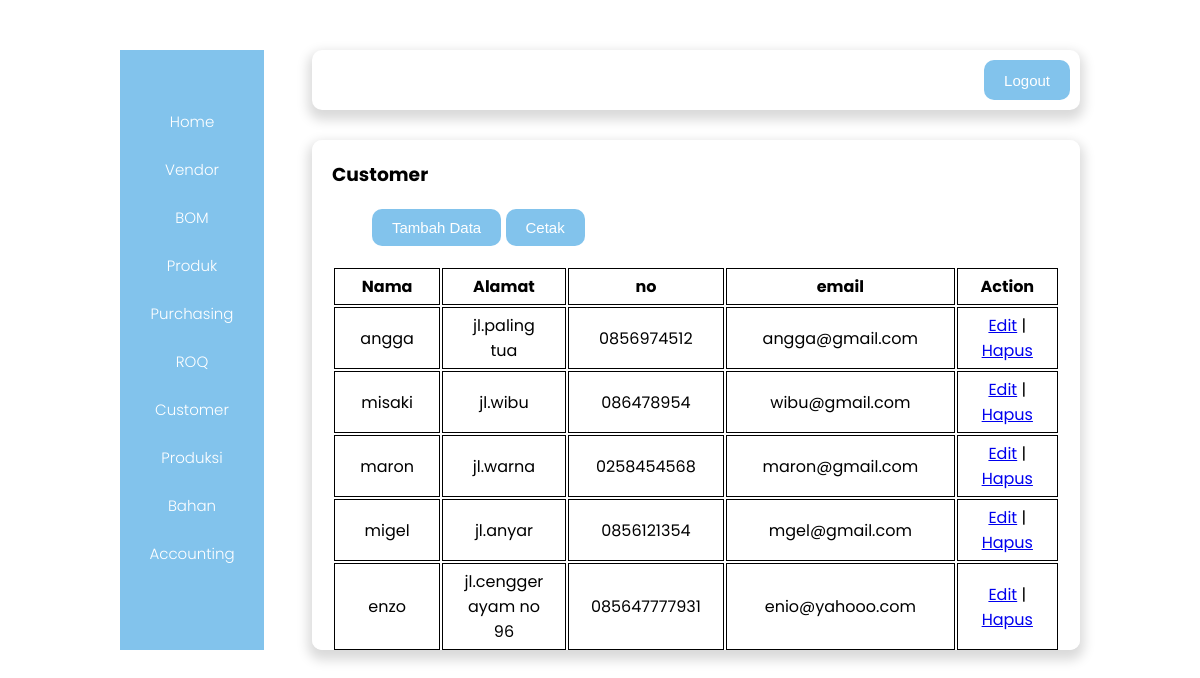
Page /Customer/Customer.php on the committed database.
### tables this page shows
CREATE TABLE `tb_customer` (
  `id` int(7) NOT NULL,
  `nama` varchar(25) NOT NULL,
  `alamat` varchar(25) NOT NULL,
  `no` varchar(15) NOT NULL,
  `email` varchar(25) NOT NULL
);

### Customer/customer.php (the view, shortened to what this page needs)
<!DOCTYPE html>
<html lang="en">
<head>
    <link rel="stylesheet" href="../css/admin.css?v=<?php echo time (); ?>" />
</head>
<body>
    <div class="container">
        <div class="sidebar">
            <a href="../admin.php">Home</a>
            <a href="../Vendor/Vendor.php">Vendor</a>
            <a href="../BOM/BOM.php">BOM</a>
            <a href="../Produk/Produk.php">Produk</a>
            <a href="../Purchasing/Purchasing.php">Purchasing</a>
            <a href="../ROQ/ROQ.php">ROQ</a>
            <a href="customer.php">Customer</a>
            <a href="../Produksi/produksi.php">Produksi</a>
            <a href="../bahan/bahan.php">Bahan</a>
            <a href="../accounting/accounting.php">Accounting</a>
        </div>
        <div class="right_content">
            <div class="navbar">
                <img src="../assets/logo.png" alt="" />
                <button class="btn">
                    <a href="../logout.php">Logout</a>
                </button>
            </div>
            <div class="content">
                <h3>Customer</h3>
                <button type="button" class="btn btn-tambah">
                    <a href="customer-entry.html">Tambah Data</a>
                </button>
                <button type="button" class="btn">
                    <a href="customer-cetak.php">Cetak</a>
                </button>
                <table class="table-data">
                    <thead>
                        <tr>
                            <th style="width: 20%">Nama</th>
                            <th style="width: 20%">Alamat</th>
                            <th style="width: 20%">no</th>
                            <th style="width: 20%">email</th>
                            <th style="width: 20%">Action</th>
                        </tr>
                    </thead>
                    <tbody>
                        <?php
                        include '../koneksi.php';
                        $sql = "SELECT * FROM tb_customer";
                        $result = mysqli_query($koneksi, $sql);
                        while ($data = mysqli_fetch_assoc($result)) {
                            echo "
                                <tr>
                                    <td>$data[nama]</td>
                                    <td>$data[alamat]</td>
                                    <td>$data[no]</td>
                                    <td>$data[email]</td>
                                    <td>
                                        <a href=customer-edit.php?id=$data[id]>Edit</a> |
                                        <a href=customer-hapus.php?id=$data[id]>Hapus</a>
                                    </td>
                                </tr>
                            ";
                        }
                        ?>
                    </tbody>
                </table>
            </div>
        </div>
    </div>
</body>
</html>

### css/admin.css (style rules this page uses)
* { margin: 0; padding: 0; box-sizing: border-box; }
body { font-family: "Poppins", sans-serif; }
.container { display: flex; width: 80%; height: 600px; margin: 50px auto; justify-content: space-between; }
.sidebar { display: flex; flex-direction: column; justify-content: center; align-items: center; flex-basis: 15%; background-color: #82C3EC; }
.sidebar a { text-decoration: none; color: white; margin-bottom: 25px; font-size: 15px; font-weight: 300; }
.right_content { flex-basis: 80%; align-items: center; }
.navbar { display: flex; justify-content: space-between; height: 10%; background-color: white; box-shadow: 0 6px 12px 4px rgba(0, 0, 0, 0.15); border-radius: 10px; padding: 10px; margin-bottom: 30px; }
.btn { background-color: #82C3EC; border: none; padding: 10px 20px; border-radius: 10px; font-size: 15px; cursor: pointer; color: white; }
.btn a { text-decoration: none; color: white; }
.btn-tambah { margin: 20px 0 0 40px; }
.content { background-color: white; box-shadow: 0 6px 12px 4px rgba(0, 0, 0, 0.15); height: 85%; border-radius: 10px; padding: 20px; overflow: auto; }
.table-data { text-align: center; margin: 20px auto; }
th,td { border: 1px solid black; padding: 5px 20px; }

### rows in the picture
tb_customer: nama "angga", alamat "jl.paling tua", no "0856974512", email "angga@gmail.com"
tb_customer: nama "misaki", alamat "jl.wibu", no "086478954", email "wibu@gmail.com"
tb_customer: nama "maron", alamat "jl.warna", no "0258454568", email "maron@gmail.com"
tb_customer: nama "migel", alamat "jl.anyar", no "0856121354", email "mgel@gmail.com"
tb_customer: nama "enzo", alamat "jl.cengger ayam no 96", no "085647777931", email "enio@yahooo.com"
